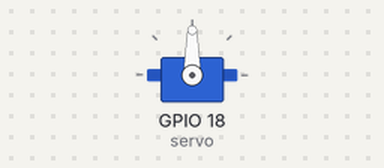
Bench run of a program on a simulated Raspberry Pi (BCM pin numbers). Shown: servo. Servo angles are drawn from the pulse width (0.5 ms = 0°, 2.5 ms = 180°); what the program prints to the terminal is not drawn.

Above: at 0.05 s.
Timing chart, 0 to 4.6 s (numbered marks = the images above):
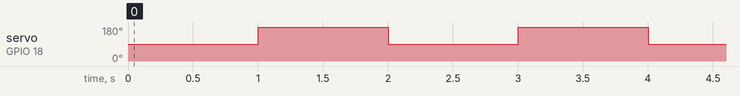

The program:

03_servo_pro.py
```python
from gpiozero import AngularServo
from time import sleep

from gpiozero.pins.pigpio import PiGPIOFactory
factory = PiGPIOFactory()

servo = AngularServo(18, min_pulse_width=0.5/1000,
                      max_pulse_width=2.5/1000,
                      pin_factory=factory)

try:
    while True:
        # 1. 中央 (0度)
        print("中央 (0度) に設定")
        servo.angle = 0
        sleep(1)

        # 2. 右端 (90度)
        print("右端 (90度) に設定")
        servo.angle = 90
        sleep(1)

        # 3. 左端 (-90度)
        # print("左端 (-90度) に設定")
        # servo.angle = -90
        # sleep(1)

except KeyboardInterrupt:
        print("\nプログラムを終了し、サーボを解放します。")
finally:
    # プログラム終了時、サーボ信号を停止します
    servo.close()       
```

Measured:
- by itself, servo on GPIO 18 (servo): alternates 180° for 1.0 s and 90° for 1.0 s
